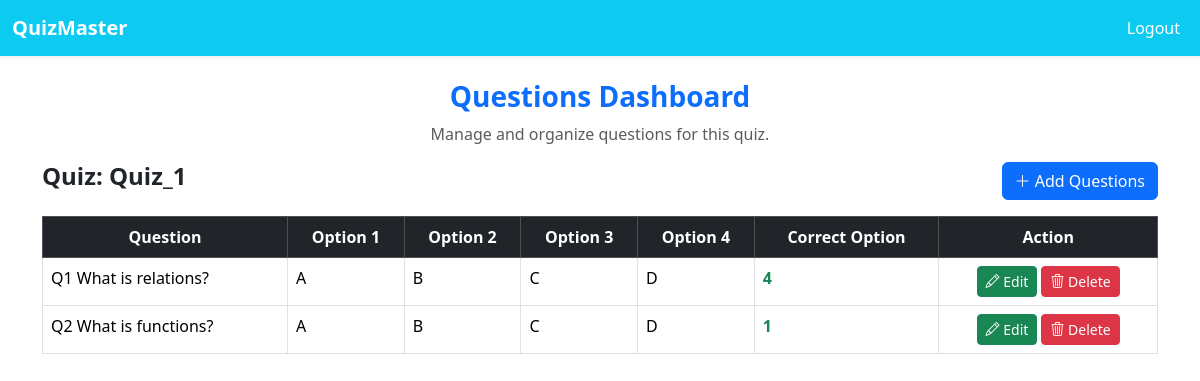
The app's page /view_quiz/1 (signed in) with its own data.
### main.py (models this page shows)
class Quizzes(db.Model):
    __tablename__ = 'quizzes'
    id=db.Column(db.Integer, primary_key=True)
    name=db.Column(db.String(120), nullable=False)
    date_of_quiz=db.Column(db.Date, nullable=False)
    time_duration=db.Column(db.Integer, nullable=False)
    remarks=db.Column(db.String(120), nullable=False)
    chapter_id=db.Column(db.Integer, db.ForeignKey('chapters.id'), nullable=False)
    chapter=db.relationship('Chapters', back_populates='quiz')
    question=db.relationship('Questions', back_populates='quiz', cascade='all, delete-orphan')
    scores=db.relationship('Scores', back_populates='quiz', cascade='all, delete-orphan')

class Questions(db.Model):
    __tablename__ = 'questions'
    id=db.Column(db.Integer, primary_key=True)
    question=db.Column(db.String(120), nullable=False)
    option1=db.Column(db.String(120), nullable=False)
    option2=db.Column(db.String(120), nullable=False)
    option3=db.Column(db.String(120), nullable=False)
    option4=db.Column(db.String(120), nullable=False)
    correct_option=db.Column(db.Integer, nullable=False)
    quiz_id=db.Column(db.Integer, db.ForeignKey('quizzes.id'), nullable=False)
    quiz=db.relationship('Quizzes', back_populates='question')

### main.py (the view)
@app.route("/view_quiz/<int:quiz_id>")
def view_quiz(quiz_id):
    if "admin" in session:
        quiz = Quizzes.query.filter_by(id=quiz_id).first()
        questions = Questions.query.filter_by(quiz_id=quiz_id).all()
        return render_template("view_quiz.html", quiz = quiz , questions=questions)
    return redirect("/login")

### templates/view_quiz.html (shortened to what this page needs)
{% extends "index.html" %}
{% block content %}
<nav class="navbar navbar-expand-lg bg-info shadow-sm">
    <div class="container-fluid">
        <a class="navbar-brand fw-bold text-white" href="/admin">QuizMaster</a>
        <ul class="navbar-nav ms-auto">
            <li class="nav-item">
                <a class="nav-link text-white" href="/admin_logout">Logout</a>
            </li>
        </ul>
    </div>
</nav>
<div class="container mt-4">
    <div class="row">
        <div class="col-md-12">
            <h3 class="text-center fw-bold text-primary">Questions Dashboard</h3>
            <p class="text-center text-muted">Manage and organize questions for this quiz.</p>
            <div class="d-flex justify-content-between align-items-center mb-3">
                <h4 class="fw-bold">Quiz: {{ quiz.name }}</h4>
                <a href="/create_question/{{ quiz.id }}" class="btn btn-primary">
                    <i class="bi bi-plus-lg"></i> Add Questions
                </a>
            </div>
            {% if questions|length > 0 %}
            <div class="table-responsive">
                <table class="table table-hover table-bordered">
                    <thead class="table-dark text-center">
                        <tr>
                            <th>Question</th>
                            <th>Option 1</th>
                            <th>Option 2</th>
                            <th>Option 3</th>
                            <th>Option 4</th>
                            <th>Correct Option</th>
                            <th>Action</th>
                        </tr>
                    </thead>
                    <tbody>
                        {% for que in questions %}
                        <tr>
                            <td>{{ que.question }}</td>
                            <td>{{ que.option1 }}</td>
                            <td>{{ que.option2 }}</td>
                            <td>{{ que.option3 }}</td>
                            <td>{{ que.option4 }}</td>
                            <td class="fw-bold text-success">{{ que.correct_option }}</td>
                            <td class="text-center">
                                <a href="/edit_question/{{ que.id }}" class="btn btn-success btn-sm">
                                    <i class="bi bi-pencil"></i> Edit
                                </a>
                                <button type="button" class="btn btn-danger btn-sm" data-bs-toggle="modal"
                                    data-bs-target="#deleteQuestionModal{{que.id}}">
                                    <i class="bi bi-trash3"></i> Delete
                                </button>
                            </td>
                        </tr>
                        {% endfor %}
                    </tbody>
                </table>
            </div>
            {% else %}
            <p class="text-center text-danger fw-bold bg-warning p-2 rounded">No questions found for this quiz.</p>
            {% endif %}
        </div>
    </div>
</div>
{% endblock %}

### records on screen
Quizzes: name "Quiz_1"
Questions: question "Q1 What is relations?", option1 "A", option2 "B", option3 "C", option4 "D", correct_option "4"
Questions: question "Q2 What is functions?", option1 "A", option2 "B", option3 "C", option4 "D", correct_option "1"
